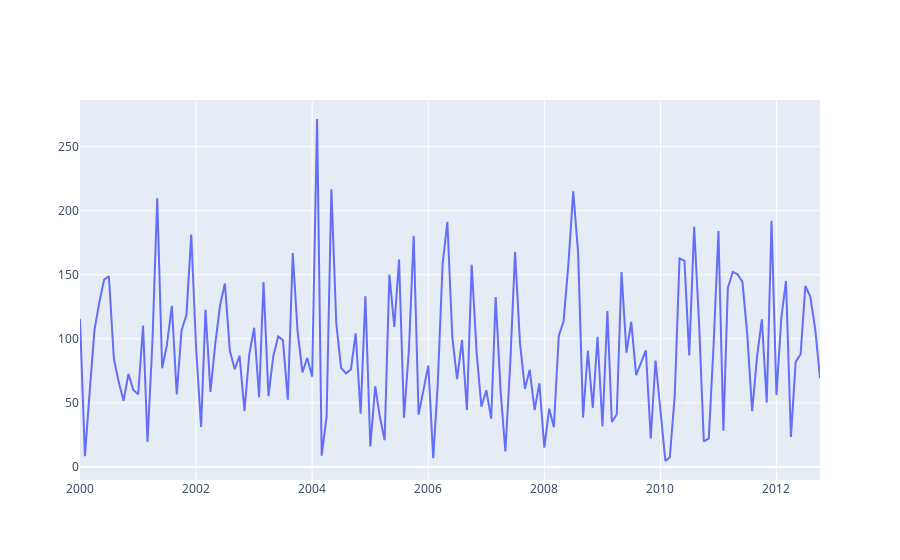

Notebook code for this chart:
### Markdown cell above
### Line Plot

### Code cell
line1 = go.Scatter(x=data['DATE'], y=data['Auckland'], name='Auckland')
fig = go.Figure(line1) #創建一張圖，把線放進去
fig.show()

### Figure 1 — Plotly figure (JSON) as saved in the notebook; plotly's stock layout.template omitted (floating-point values rounded to 4 significant figures; data arrays with more than 128 entries replaced by an {"elided": "..."} marker saying what was removed)
{"data": [{"name": "Auckland", "type": "scatter", "x": {"elided": "154 str values"}, "y": {"elided": "154 float values"}}], "layout": {}}
